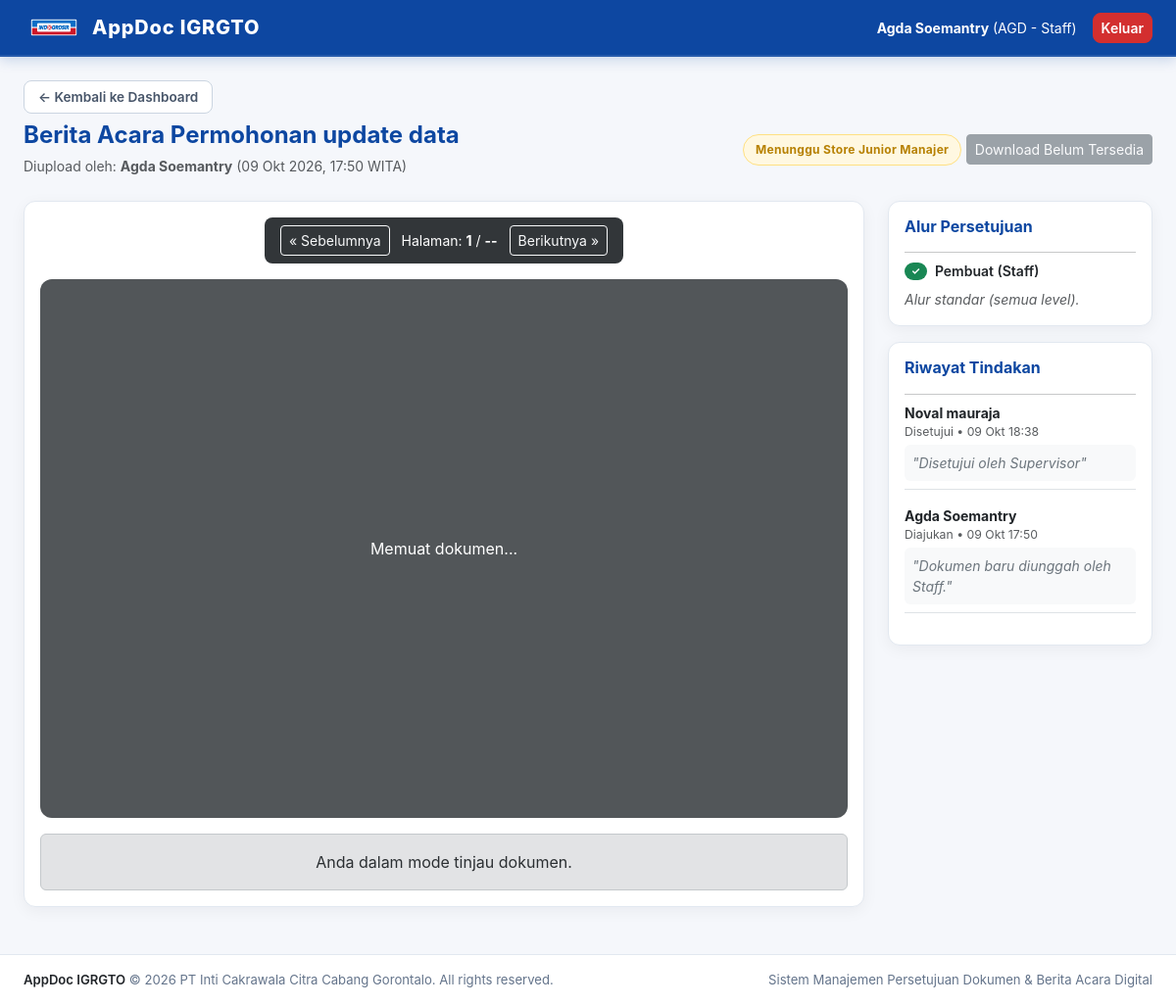
Page /documents/document/1/preview/ (signed in) on the earlier database version.
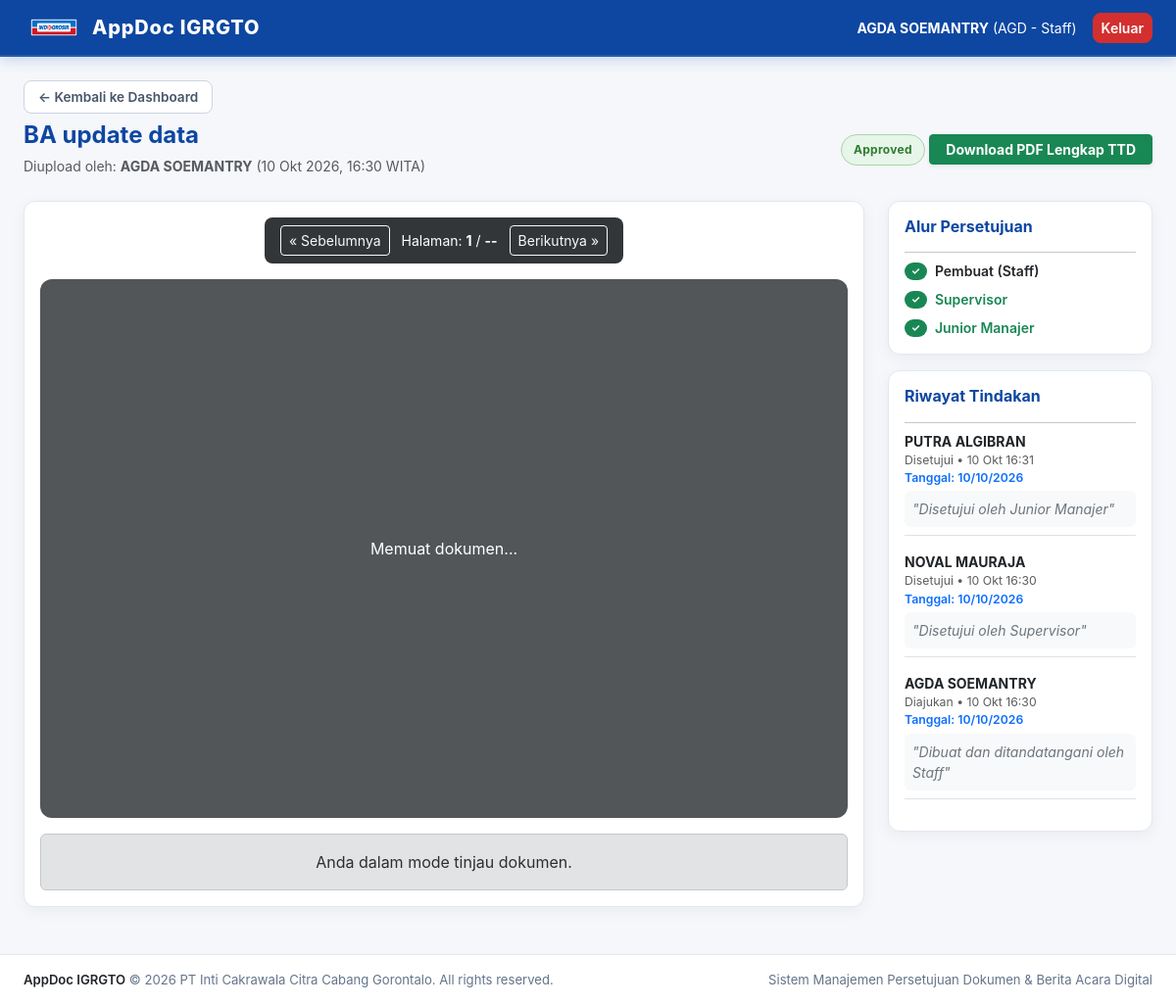
Same page on the later database version.
### accounts/models.py (models this page shows, shortened)
class CustomUser(AbstractBaseUser, PermissionsMixin):
    USERLEVEL_CHOICES = (
        ('staff', 'Staff'),
        ('supervisor', 'Supervisor'),
        ('junior manajer', 'Store Junior Manajer'),
        ('store administration manager', 'Store Administration Manager'),
        ('store manager', 'Store Manager'),
    )
    userid_validator = RegexValidator(
        regex=r'^[A-Za-z0-9]{3}$',
        message='UserID harus terdiri dari tepat 3 karakter alfanumerik (huruf/angka).'
    )
    userid = models.CharField(
        max_length=3,
        primary_key=True,
        unique=True,
        validators=[userid_validator],
        help_text='3 karakter alfanumerik (Contoh: A01, ADJ, ST1). Disimpan dalam huruf besar.'
    )
    nama_pengguna = models.CharField(max_length=150, verbose_name='Nama Pengguna')
    email = models.EmailField(
        max_length=254,
        unique=True,
        null=True,
        blank=True,
        verbose_name='Alamat Email'
    )
    userlevel = models.CharField(
        max_length=35,
        choices=USERLEVEL_CHOICES,
        default='staff',
        verbose_name='Level User'
    )
    ttd_digital = models.ImageField(
        upload_to='signatures/',
        null=True,
        blank=True,
        validators=[validate_ttd_size],
        verbose_name='Tanda Tangan Digital (PNG/JPG Max 2MB)'
    )
    is_active = models.BooleanField(default=True)
    is_staff = models.BooleanField(default=False)
    date_joined = models.DateTimeField(auto_now_add=True)
    objects = CustomUserManager()
    USERNAME_FIELD = 'userid'
    REQUIRED_FIELDS = ['nama_pengguna','email']
    class Meta:
        verbose_name = 'Pengguna'
        verbose_name_plural = 'Daftar Pengguna'

### documents/models.py (models this page shows, shortened)
class Document(models.Model):
    STATUS_CHOICES = (
        ('draft', 'Draft'),
        ('waiting_supervisor', 'Menunggu Supervisor'),
        ('waiting_junior_manager', 'Menunggu Store Junior Manajer'),
        ('waiting_sam', 'Menunggu Store Administration Manager'),
        ('waiting_store_manager', 'Menunggu Store Manager'),
        ('approved', 'Selesai / Approved'),
        ('rejected', 'Ditolak / Rejected'),
    )
    judul_dokumen = models.CharField(max_length=255, verbose_name='Judul Dokumen')
    file_dokumen = models.FileField(
        upload_to='documents/%Y/%m/',
        validators=[validate_file_extension],
        verbose_name='File Dokumen (PDF/DOCX)'
    )
    signed_file = models.FileField(
        upload_to='documents/signed/%Y/%m/',
        blank=True,
        null=True,
        verbose_name='File Dokumen Lengkap Bertanda Tangan'
    )
    uploaded_by = models.ForeignKey(
        settings.AUTH_USER_MODEL,
        on_delete=models.CASCADE,
        related_name='uploaded_documents',
        verbose_name='Diupload Oleh'
    )
    status = models.CharField(
        max_length=35,
        choices=STATUS_CHOICES,
        default='draft',
        verbose_name='Status Dokumen'
    )
    required_levels = models.JSONField(
        default=list,
        blank=True,
        verbose_name='Level Persetujuan yang Diperlukan'
    )
    created_at = models.DateTimeField(auto_now_add=True, verbose_name='Tanggal Upload')
    updated_at = models.DateTimeField(auto_now=True, verbose_name='Terakhir Diperbarui')
    class Meta:
        verbose_name = 'Dokumen'
        verbose_name_plural = 'Daftar Dokumen'
        ordering = ['-created_at']

class ApprovalLog(models.Model):
    ACTION_CHOICES = (
        ('submitted', 'Diajukan'),
        ('approved', 'Disetujui'),
        ('rejected', 'Ditolak'),
    )
    document = models.ForeignKey(
        Document,
        on_delete=models.CASCADE,
        related_name='approval_logs',
        verbose_name='Dokumen'
    )
    approver = models.ForeignKey(
        settings.AUTH_USER_MODEL,
        on_delete=models.CASCADE,
        related_name='approval_actions',
        verbose_name='Petugas/Approver'
    )
    action = models.CharField(max_length=20, choices=ACTION_CHOICES, verbose_name='Tindakan')
    comment = models.TextField(blank=True, null=True, verbose_name='Komentar / Alasan Penolakan')
    signature_snapshot = models.ImageField(
        upload_to='signatures_log/%Y/%m/',
        blank=True,
        null=True,
        verbose_name='Snapshot Tanda Tangan'
    )
    sig_x = models.FloatField(blank=True, null=True, verbose_name='Koordinat X')
    sig_y = models.FloatField(blank=True, null=True, verbose_name='Koordinat Y')
    sig_scale = models.CharField(max_length=50, blank=True, null=True, verbose_name='Skala/Dimensi TTD')
    sig_page = models.IntegerField(blank=True, null=True, verbose_name='Halaman Dokumen')
    timestamp = models.DateTimeField(auto_now_add=True, verbose_name='Waktu Eksekusi')
    date_text = models.CharField(max_length=50, blank=True, null=True)
    date_x = models.FloatField(blank=True, null=True)
    date_y = models.FloatField(blank=True, null=True)
    date_scale = models.CharField(max_length=50, blank=True, null=True)
    class Meta:
        verbose_name = 'Log Persetujuan'
        verbose_name_plural = 'Daftar Log Persetujuan'
        ordering = ['-timestamp']

### documents/views.py (the view)
# urls.py: path('document/<int:doc_id>/preview/', views.document_preview_view, name='preview'),
@login_required(login_url='accounts:login')
def document_preview_view(request, doc_id):
    doc = get_object_or_404(Document, id=doc_id)
    user = request.user
    level_permission_map = {
        'supervisor': 'waiting_supervisor',
        'junior manajer': 'waiting_junior_manager',
        'store administration manager': 'waiting_sam',
        'store manager': 'waiting_store_manager',
    }
    can_action = (level_permission_map.get(user.userlevel) == doc.status)
    logs = doc.approval_logs.all().order_by('-timestamp')
    approved_signatures_data = []
    for log in logs:
        if log.action in ['approved', 'submitted'] and log.signature_snapshot and log.sig_x is not None:
            approved_signatures_data.append({
                'approver': log.approver.nama_pengguna,
                'url': reverse('documents:log_signature', args=[log.id]),
                'x': log.sig_x,
                'y': log.sig_y,
                'scale': log.sig_scale if log.sig_scale else '15.0:8.0',
                'page': log.sig_page if log.sig_page else 1,
                'date_text': log.date_text or '',
                'date_x': log.date_x,
                'date_y': log.date_y,
                'date_scale': log.date_scale or '14.0:4.0',
            })
    context = {
        'doc': doc,
        'can_action': can_action,
        'logs': logs,
        'approved_signatures_data': approved_signatures_data,
        'today_date': datetime.now().strftime('%d/%m/%Y'),
    }
    return render(request, 'documents/preview.html', context)

### templates/documents/preview.html (shortened to what the changed rows need)
{% extends 'base.html' %}
{% block content %}
<div class="container-fluid px-4">
  <div class="d-flex flex-column gap-2 mb-4">
    <div class="d-flex align-items-center justify-content-between flex-wrap gap-2">
      <div>
        <h4 class="fw-bold mb-1" style="color: var(--primary-blue);">{{ doc.judul_dokumen }}</h4>
        <span class="text-muted small">Diupload oleh: <strong>{{ doc.uploaded_by.nama_pengguna }}</strong> ({{ doc.created_at|date:"d M Y, H:i" }} WITA)</span>
      </div>
      <div>
        {% if doc.status == 'approved' %}
            <span class="badge-status badge-approved">Approved</span>
            <a href="{% url 'documents:download' doc.id %}" class="btn btn-sm btn-success fw-bold px-3 shadow-sm">
              Download PDF Lengkap TTD
            </a>
          {% elif doc.status == 'rejected' %}
            <span class="badge-status badge-rejected">Rejected</span>
          {% else %}
            <span class="badge-status badge-waiting">{{ doc.get_status_display }}</span>
            <button class="btn btn-sm btn-secondary disabled" title="Belum dapat diunduh sebelum approval selesai">
              Download Belum Tersedia
            </button>
          {% endif %}
      </div>
    </div>
  </div>
  <div class="row">
    <div class="col-lg-3">
      <div class="card card-custom p-3 mb-3">
        <div class="d-flex flex-column gap-2 small">
          <div class="d-flex align-items-center gap-2">
            <span class="badge bg-success rounded-pill">&#10003;</span>
            <span class="fw-semibold text-dark">Pembuat ({{ doc.uploaded_by.get_userlevel_display }})</span>
          </div>
          {% if doc.required_levels %}
            {% for level in doc.required_levels %}
              <div class="d-flex align-items-center gap-2">
                {% if doc.status == 'approved' %}
                  <span class="badge bg-success rounded-pill">&#10003;</span>
                  <span class="text-success fw-semibold">{{ level|title }}</span>
                {% elif doc.status == 'waiting_'|add:level or doc.status == 'waiting_junior_manager' and level == 'junior manajer' or doc.status == 'waiting_sam' and level == 'store administration manager' or doc.status == 'waiting_store_manager' and level == 'store manager' %}
                  <span class="badge bg-primary rounded-pill">&bull;</span>
                  <span class="text-primary fw-bold">{{ level|title }} (Menunggu)</span>
                {% else %}
                  <span class="badge bg-secondary rounded-pill">&minus;</span>
                  <span class="text-muted">{{ level|title }}</span>
                {% endif %}
              </div>
            {% endfor %}
          {% else %}
            <span class="text-muted fst-italic">Alur standar (semua level).</span>
          {% endif %}
        </div>
      </div>
      <div class="card card-custom p-3">
        <div class="small">
          {% for log in logs %}
            <div class="mb-3 pb-2 border-bottom">
              <div class="fw-bold">{{ log.approver.nama_pengguna }}</div>
              <div class="text-muted small">{{ log.get_action_display }} &bull; {{ log.timestamp|date:"d M H:i" }}</div>
              {% if log.date_text %}
                <div class="text-primary small fw-semibold">Tanggal: {{ log.date_text }}</div>
              {% endif %}
              {% if log.comment %}
                <div class="fst-italic text-secondary mt-1 bg-light p-2 rounded">"{{ log.comment }}"</div>
              {% endif %}
            </div>
          {% empty %}
            <div class="text-muted">Belum ada tindakan tercatat.</div>
          {% endfor %}
        </div>
      </div>
    </div>
</div>
{% endblock %}

### templates/base.html (shortened to what this page needs)
{% load static %}
<!DOCTYPE html>
<html lang="id">
<head>
  <link href="https://cdn.jsdelivr.net/npm/bootstrap@5.3.3/dist/css/bootstrap.min.css" rel="stylesheet">
  <link rel="stylesheet" href="{% static 'css/custom.css' %}">
</head>
<body>
  <nav class="navbar navbar-expand-lg navbar-dark navbar-appdoc">
    <div class="container-fluid px-4">
      <img src="{% static 'img/logo.png' %}" alt="Logo" class="me-2" style="height: 32px; width: auto; object-fit: contain;">
      <a class="navbar-brand text-white" href="{% url 'documents:dashboard' %}">
        AppDoc IGRGTO
      </a>
      <div class="ms-auto d-flex align-items-center">
        {% if user.is_authenticated %}
          <span class="text-white me-3 small">
            <strong>{{ user.nama_pengguna }}</strong> ({{ user.userid }} - {{ user.get_userlevel_display }})
          </span>
          <a href="{% url 'accounts:logout' %}" class="btn btn-sm btn-danger-appdoc">Keluar</a>
        {% else %}
          <a href="{% url 'accounts:login' %}" class="btn btn-sm text-white me-2">Masuk</a>
          <a href="{% url 'accounts:register' %}" class="btn btn-sm btn-light text-primary fw-bold">Daftar</a>
        {% endif %}
      </div>
    </div>
  </nav>
  <div class="position-fixed top-0 end-0 p-3" style="z-index: 1090; pointer-events: none; max-width: 380px; width: 100%;">
  </div>
  <main class="py-4">
    {% block content %}{% endblock %}
  </main>
  <footer class="footer-appdoc py-3 mt-auto">
    <div class="container-fluid px-4 d-flex flex-column flex-md-row justify-content-between align-items-center gap-2">
      <div>
        <span class="fw-semibold text-dark">AppDoc IGRGTO</span> &copy; 2026 PT Inti Cakrawala Citra Cabang Gorontalo. All rights reserved.
      </div>
      <div>
        Sistem Manajemen Persetujuan Dokumen & Berita Acara Digital
      </div>
    </div>
  </footer>
</body>
</html>

Differences in the rows shown:
changed CustomUser "AGD": nama_pengguna "Agda Soemantry" → "AGDA SOEMANTRY"
changed Document "Staff": judul_dokumen "Berita Acara Permohonan update data" → "BA update data"; uploaded_by.nama_pengguna "Agda Soemantry" → "AGDA SOEMANTRY"; created_at "09 Okt 2026, 17:50" → "10 Okt 2026, 16:30"; status "Menunggu Store Junior Manajer" → (not shown)
now on this page (row edited): CustomUser: userlevel "Supervisor"
now on this page (row edited): CustomUser: userlevel "Junior Manajer"
now on this page (row edited): ApprovalLog: approver.nama_pengguna "PUTRA ALGIBRAN", action "Disetujui", timestamp "10 Okt 16:31", date_text "10/10/2026", comment "Disetujui oleh Junior Manajer"
changed ApprovalLog "Disetujui oleh Supervisor": approver.nama_pengguna "Noval mauraja" → "NOVAL MAURAJA"; timestamp "09 Okt 18:38" → "10 Okt 16:30"; date_text (not shown) → "10/10/2026"
changed ApprovalLog "Diajukan": approver.nama_pengguna "Agda Soemantry" → "AGDA SOEMANTRY"; timestamp "09 Okt 17:50" → "10 Okt 16:30"; date_text (not shown) → "10/10/2026"; comment "Dokumen baru diunggah oleh Staff." → "Dibuat dan ditandatangani oleh Staff"
Other differences:
text no longer shown: "Download Belum Tersedia Alur standar (semua level)."
text now shown: "Approved Download PDF Lengkap TTD"
